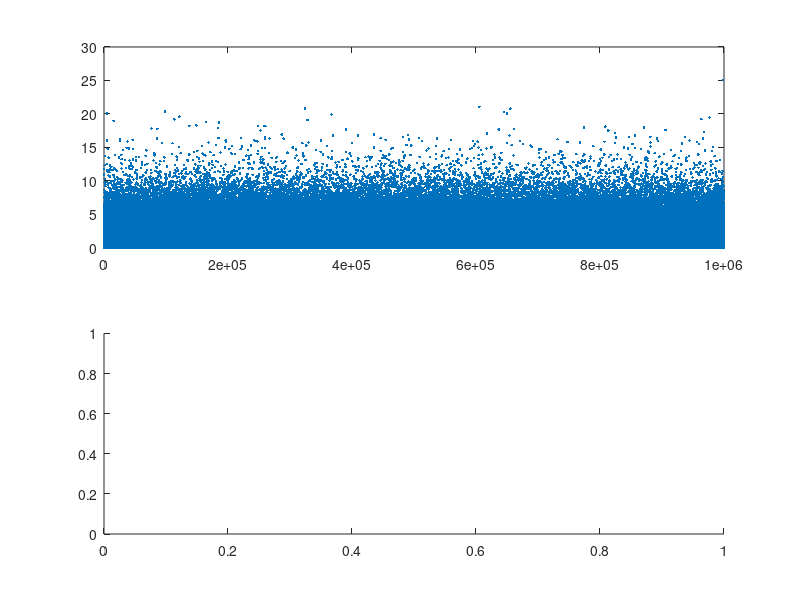

The MATLAB script that drew this image: (Note: this script raises an error after producing the figure.)
%% Central limit theorem in action
%% Create data from a power-law distribution
% Data
N = 1000000;
data = randn(N,1).^2;
% alternative data
% data = sin(linspace(0,10*pi,N));

% Show the distribution
figure(1)
subplot(211)
plot(data,'.')

subplot(212)
histogram(data,40)

%% Repeated samples of the mean
samplesize   = 30;
numberOfExps = 500;
samplemeans  = zeros(numberOfExps,1);

for expi=1:numberOfExps
    % Get a sample and compute its mean
    sampleidx = randi(N,samplesize,1);
    samplemeans(expi) = mean(data( sampleidx ));
end

% Show its distribution
figure(2)
histogram(samplemeans,30)
xlabel('Mean estimate'), ylabel('Count')

%% Linear mixtures
% Create two datasets with non-Gaussian distributions
x = linspace(0,6*pi,10001);
s = sin(x);
u = 2*rand(size(x))-1;

figure(3)
subplot(231)
plot(x,s,'linew',3,'color','b')
title('Signal')

subplot(234)
[y,xx] = hist(s,200);
plot(xx,y,'linew',3,'color','b')
title('Distribution')

subplot(232)
plot(x,u,'linew',3,'color','m')
title('Signal')

subplot(235)
[y,xx] = hist(u,200);
plot(xx,y,'linew',3,'color','m')
title('Distribution')

subplot(233)
plot(x,s+u,'linew',3,'color','k')
title('Combined signal')

subplot(236)
[y,xx] = hist(s+u,200);
plot(xx,y,'linew',3,'color','k')
title('Combined distribution')

%% end.